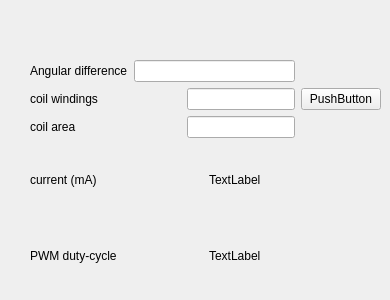
     <widget class="QWidget" name="tab_6">
      <attribute name="title">
       <string>B-dot</string>
      </attribute>
      <widget class="QWidget" name="layoutWidget">
       <property name="geometry">
        <rect>
         <x>30</x>
         <y>60</y>
         <width>351</width>
         <height>231</height>
        </rect>
       </property>
       <layout class="QVBoxLayout" name="verticalLayout_34">
        <item>
         <layout class="QHBoxLayout" name="horizontalLayout_35">
          <item>
           <layout class="QVBoxLayout" name="verticalLayout_32">
            <item>
             <layout class="QHBoxLayout" name="horizontalLayout_12">
              <item>
               <widget class="QLabel" name="label_13">
                <property name="text">
                 <string>Angular difference</string>
                </property>
               </widget>
              </item>
              <item>
               <widget class="QLineEdit" name="lineEdit_9"/>
              </item>
             </layout>
            </item>
            <item>
             <layout class="QHBoxLayout" name="horizontalLayout_33">
              <item>
               <widget class="QLabel" name="label_38">
                <property name="text">
                 <string>coil windings</string>
                </property>
               </widget>
              </item>
              <item>
               <spacer name="horizontalSpacer_27">
                <property name="orientation">
                 <enum>Qt::Horizontal</enum>
                </property>
                <property name="sizeHint" stdset="0">
                 <size>
                  <width>25</width>
                  <height>20</height>
                 </size>
                </property>
               </spacer>
              </item>
              <item>
               <widget class="QLineEdit" name="lineEdit_10"/>
              </item>
             </layout>
            </item>
            <item>
             <layout class="QHBoxLayout" name="horizontalLayout_34">
              <item>
               <widget class="QLabel" name="label_39">
                <property name="text">
                 <string>coil area</string>
                </property>
               </widget>
              </item>
              <item>
               <spacer name="horizontalSpacer_28">
                <property name="orientation">
                 <enum>Qt::Horizontal</enum>
                </property>
                <property name="sizeHint" stdset="0">
                 <size>
                  <width>40</width>
                  <height>20</height>
                 </size>
                </property>
               </spacer>
              </item>
              <item>
               <widget class="QLineEdit" name="lineEdit_11"/>
              </item>
             </layout>
            </item>
           </layout>
          </item>
          <item>
           <widget class="QPushButton" name="pushButton_9">
            <property name="text">
             <string>PushButton</string>
            </property>
           </widget>
          </item>
         </layout>
        </item>
        <item>
         <layout class="QVBoxLayout" name="verticalLayout_33">
          <item>
           <layout class="QHBoxLayout" name="horizontalLayout_36">
            <item>
             <widget class="QLabel" name="label_31">
              <property name="text">
               <string>current (mA)</string>
              </property>
             </widget>
            </item>
            <item>
             <widget class="QLabel" name="label_35">
              <property name="text">
               <string>TextLabel</string>
              </property>
             </widget>
            </item>
           </layout>
          </item>
          <item>
           <layout class="QHBoxLayout" name="horizontalLayout_37">
            <item>
             <widget class="QLabel" name="label_36">
              <property name="text">
               <string>PWM duty-cycle</string>
              </property>
             </widget>
            </item>
            <item>
             <widget class="QLabel" name="label_37">
              <property name="text">
               <string>TextLabel</string>
              </property>
             </widget>
            </item>
           </layout>
          </item>
         </layout>
        </item>
       </layout>
      </widget>
     </widget>
